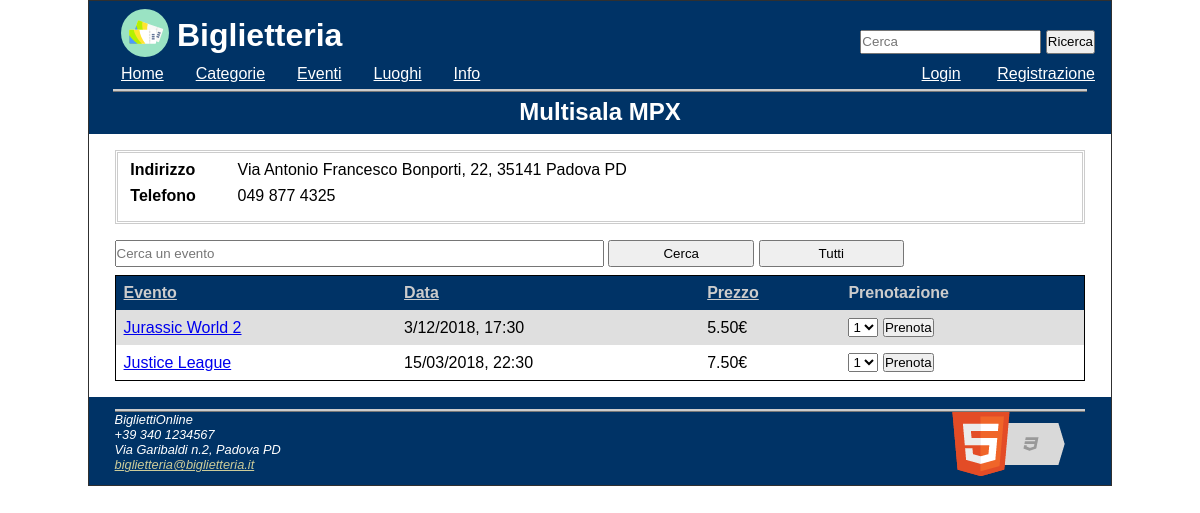
The page /php/luogo_scheda.php?luogo_id=6 on the database its author committed.
### tables this page shows
CREATE TABLE `luoghi` (
  `id` int(11) NOT NULL,
  `nome` char(50) NOT NULL,
  `indirizzo` longtext,
  `telefono` char(40) DEFAULT NULL
);

CREATE TABLE `spettacoli` (
  `id` int(11) NOT NULL,
  `evento_id` int(11) NOT NULL DEFAULT '0',
  `luogo_id` int(11) NOT NULL DEFAULT '0',
  `data_ora` datetime NOT NULL,
  `posti_disponibili` bigint(20) NOT NULL DEFAULT '0',
  `prezzo` decimal(7,2) NOT NULL DEFAULT '0.00'
);

CREATE TABLE `eventi` (
  `id` int(11) NOT NULL,
  `categoria_id` int(11) NOT NULL,
  `nome` char(50) NOT NULL DEFAULT '0',
  `descrizione` longtext,
  `durata` time DEFAULT '00:00:00'
);

### php/luogo_scheda.php (the view, shortened to what this page needs)
<!DOCTYPE html>
<?php
require_once('php/config.php');
require_once('php/printTemplate.php');
$luogo = select("SELECT * FROM luoghi WHERE id=$luogo_id")[0];
?>
<html lang="it" >
<head>
  <?= printHead(get_nome_luogo($luogo_id)) ?>
</head>
<body>
  <header>
    <?= printHeader(); ?>
  </header>
  <nav id="nav" class="Off">
    <?= printNavBar(); ?>
  </nav>
  <div id="corpo" onclick="menuOff()">
    <div class="title"><h2><?= $luogo['nome'] ?></h2> </div>
      <div class="content">
          <aside>
          <div class="borderDl">
              <dl>
                  <dt>Indirizzo</dt><dd><?= $luogo['indirizzo'] ?></dd>
                  <dt>Telefono</dt><dd><?= $luogo['telefono'] ?></dd>
              </dl>
</div>
          </aside>
          <?php filter_form($filter,'Cerca un evento'); ?>
          <div class="tableResponsive">
            <table  aria-label="<?php echo "Tabella contenente gli spettacoli organizzati nel luogo ".$luogo['nome']."\""?> title="<?php echo "La tabella contiene tutti gli spettacoli presenti sul nostro sito che sono organizzati nel luogo ".$luogo['nome']."\""?>>
              <thead>
              <tr>
                  <th scope="col" >
                    <?php print_ordinable_th('Evento',$ord,'e','evento')?></th>
                  <th scope="col" >
                    <?php print_ordinable_th('Data',$ord,'d','data')?></th>
                  <th scope="col" >
                    <?php print_ordinable_th('Prezzo',$ord,'p','prezzo')?></th>
                  <th scope="col">Prenotazione</th>
              </tr>
              </thead>
              <tbody>
              <?php
              $sql = "SELECT spettacoli.data_ora,spettacoli.prezzo,spettacoli.id,eventi.nome,eventi.id as idevento,spettacoli.posti_disponibili
                FROM spettacoli JOIN eventi ON spettacoli.evento_id=eventi.id
                WHERE spettacoli.luogo_id=$luogo_id AND spettacoli.data_ora >= NOW() ";
              if(isset($ord)){
                  switch($ord){
                      case 'e': $sql.= "ORDER BY eventi.nome";
                          break;
                      case 'd': $sql.= "ORDER BY spettacoli.data_ora ASC";
                          break;
                      case 'p':  $sql.= "ORDER BY spettacoli.prezzo";
                  }
              } else {
                    $sql.=" ORDER BY eventi.nome";
              }
              $spettacoli = select($sql);
              foreach($spettacoli as $s){
                  echo "<tr>";
                  echo "<td><a title=\"Vai all'evento\" href='evento_scheda.php?evt_id=".$s['idevento']."'>".$s['nome'];
                  echo "</a></td>";
                  echo "<td>".format_data_ora($s['data_ora']);
                  echo "</td>";
                  echo "<td>".$s['prezzo']."&euro;";
                  echo "</td>";
                  print_form_prenotazione($s['id'], ((isset($_SESSION) && isset($_SESSION['user_id'])) ? $_SESSION['user_id'] : null),$s['posti_disponibili'],get_evento_from_spettacolo($s['id'])['nome'], $s['data_ora'] ,$luogo_id);
                  echo "</tr>";
              }
              ?>
          </table> </div>
      </div>
  </div>
  <footer>
    <?= printFooter(); ?>
  </footer>
</body>
</html>

### php/php/config.php (shortened to what this page needs)
<?php
$conn = null;
function query($sql)
{
    global $conn;
    $res = mysqli_query($conn, $sql);
    return $res;
}
function select($sql)
{
    $res = query($sql);
    $table = array();
    while ($row = mysqli_fetch_assoc($res)) {
        $table[] = $row;
    }
    return $table;
}
function get_nome_luogo($id)
{
    $luogo = select("SELECT nome FROM luoghi WHERE id=$id");
    return $luogo[0]['nome'];
}
function get_evento_from_spettacolo($id_spettacolo)
{
    $ret = select("SELECT eventi.* FROM eventi JOIN spettacoli ON eventi.id=spettacoli.evento_id
    WHERE spettacoli.id=$id_spettacolo");
    $ritorno = $ret[0];
    return $ritorno;
}
function is_logged()
{
    if (isset($_SESSION['user_id'])) {
        return true;
    } else {
        return false;
    }
}
function filter_form($filter, $placeholder = '')
{
    echo "<form  id=\"filterform\" method=\"GET\"";
    echo " action=".$_SERVER['PHP_SELF'].">";
    echo "
  <label for=\"cercaText\" id=\"cercaTextLabel\" >Filtra risultati</label>
  <input id=\"cercaText\" type=\"text\" name=\"filter\" value=\"$filter\" placeholder='$placeholder'>
  <input id=\"cercaButton\" type=\"submit\" value=\"Cerca\" class=\"postfix button\">
  <input  id=\"tuttiButton\" type=\"submit\" name=\"tutti\" value=\"Tutti\" class=\"prefix button secondary\">
  </form>";
}
function format_data_ora($data)
{
    $ret = new DateTime($data);
    return $ret->format('j/m/Y, H:i');
}
function print_ordinable_th($thtext, $ord, $char, $a_title)
{
    if (!is_ordered_by_char($ord, $char)) {
        $newRequest = $_SERVER['PHP_SELF'] . '?';
        if (isset($_GET)) {
            foreach ($_GET as $param => $value) {
                if ($param != 'ord') {
                    $newRequest .= "$param=$value&";
                }
            }
        }
        $newRequest .= "ord=" . $char;
        echo "<a href=\"$newRequest\"  title=\"Ordina per $a_title\">";
    }
    echo "$thtext";
    if (!is_ordered_by_char($ord, $char)) {
        echo "</a>";
    } else {
        echo "&#11206;";
    }
}
function is_ordered_by_char($ord, $char)
{
    return false;
}
function print_form_prenotazione($id_spettacolo, $id_user, $posti_disponibili, $nome_spettacolo, $data_ora, $luogo)
{
    $nome_spettacolo = addslashes($nome_spettacolo);
    if ($posti_disponibili > 0) {
        echo "<td>
        <form ";
        if (is_logged()) {
            echo "method=\"POST\" action=\"prenota.php\" onsubmit=\"return confirm('Confermi di voler eseguire una prenotazione per $nome_spettacolo?');\"";
        } else {
            echo "action=\"login.php\"";
        }
        echo " class=\"singleFieldForm\"  >
        <label class=\"invisibleLabel\" for=\"$id_spettacolo\">Scegli numero biglietti per $nome_spettacolo in data $data_ora presso $luogo </label>
        <select id=\"$id_spettacolo\"  title=\"Numero di posti\" ";
        if (is_logged())
        {
            echo " name=\"posti_b\"";
        }
        echo ">";
        if ($posti_disponibili >= 4) {
            for ($x = 1; $x <= 4; $x++) {
                echo "<option value=\"$x\">$x</option>";
            }
        } else {
            for ($x = 1; $x <= $posti_disponibili; $x++) {
                echo "<option value=\"$x\">$x</option>";
            }
        }
        echo "</select>
        <input type=\"hidden\"";
        echo "<input type=\"submit\" title=\"Prenota biglietto per ".$nome_spettacolo." presso ".$luogo." in data ".$data_ora."\"  value=\"Prenota\" class=\"singleButton\" >
    </form>
    </td>";
    } else {
        echo "<td>Non ci sono posti disponibili</td>";
    }
}

### php/css/screen.css (style rules this page uses)
* { padding: 0; margin: 0; }
header { background-color: #003366; color: #ffffff; width:100%; height: 4em; }
nav { background-color: #003366; color: #ffffff; width:100%; height: 1.5em; }
html, body { max-width: 1024px; margin: auto; font-family: Verdana,Arial,Helvetica,sans-serif; font-size:100%; }
body { border: 1px solid #303030; }
a:link { color: #0000EE; }
.tableResponsive { overflow-x: auto; }
table { width: 100%; background-color: #dfdfdf; border: solid 1px #000000; border-collapse: collapse; }
thead { background-color: #003366; color: #cccccc; text-align: left; }
tr:nth-child(even) { background-color: #eeeeee; }
tr:nth-child(even) { background-color: #ffffff; }
th, td { padding: 0.5em; }
th a:link { text-decoration: underline; cursor: pointer; color: #cccccc; }
td { vertical-align: bottom; }
.borderDl dl { border: 3px double #ccc; padding: 0.5em; }
.borderDl dt { float: left; clear: left; padding-left: 0.3em; font-weight: bold; }
.borderDl dd { margin: 0 0 0 7em; padding: 0 0 0.5em 0; }
.title { background-color: #003366; padding-bottom: 0.5em; }
.title h1, .title h2, .title h3 { color: #ffffff; padding-top: 6px; text-align: center; border-top: 3px ridge #CCCCCC; margin-left: 1em; margin-right: 1em; }
.content { width: 95%; margin: auto; display: block; padding-bottom: 1em; padding-top: 1em; }
#corpo { background-color: #ffffff; }
#corpo aside, #corpo section { margin-bottom: 1em; }
footer { background-color: #003366; color: #ffffff; font-size: 0.8em; padding: 1em; }
#filterform { margin: 0.5em auto 0.5em auto; display: block; width: 100%; }
#filterform input { height: 2em; }
#filterform #cercaButton { width: 15%; }
#filterform #tuttiButton { width: 15%; }
#filterform #cercaText { height: 1.7em; width: 50%; }

### php/css/mobile.css (style rules this page uses)
* { padding: 0; margin: 0; }
header { background-color: #003366; color: #ffffff; width:100%; position: fixed; top: 0; height: 4em; min-width: 375px; padding-bottom: 2em; }
nav { background-color: #003366; border : 0.1em solid; border-color: #000000; color: #ffffff; position: fixed; top: 3.5em; padding-bottom: 18em; width: 50%; margin-left: 50%; min-width: 14em; z-index: 10; }
.Off { display: none; }
html, body { max-width: 1024px; min-width: 375px; margin: auto; font-family: Verdana,Arial,Helvetica,sans-serif; font-size:100%; }
body { border: 1px solid #303030; padding-top: 3.9em; }
a:link { color: #0000EE; }
.tableResponsive { overflow-x: auto; }
table { width: 100%; background-color: #dfdfdf; border: solid 1px #000000; border-collapse: collapse; }
thead { background-color: #003366; color: #cccccc; text-align: left; }
tr:nth-child(even) { background-color: #dfdfdf; }
tr:nth-child(even) { background-color: #ffffff; }
th, td { padding: 0.5em; }
th a { text-decoration: underline; cursor: pointer; }
th a:link { text-decoration: underline; cursor: pointer; color: #cccccc; }
td { vertical-align: bottom; }
.borderDl dl { border: 3px double #ccc; padding: 0.5em; }
.borderDl dt { float: left; clear: left; padding-left: 0.3em; font-weight: bold; }
.borderDl dd { margin: 0 0 0 7em; padding: 0 0 0.5em 0; }
.title { background-color: #003366; padding-top: 0.1em; padding-bottom: 0.5em; margin-top: 2em; }
.title h1, .title h2, .title h3 { color: #ffffff; padding-top: 6px; text-align: center; border-top: 3px ridge #CCCCCC; margin-left: 1em; margin-right: 1em; }
.content { width: 95%; margin: auto; display: block; padding-bottom: 1em; padding-top: 1em; }
#corpo { background-color: #ffffff; }
#corpo aside, #corpo section { margin-bottom: 1em; }
footer { background-color: #003366; color: #ffffff; font-size: 0.8em; padding: 1em; }
#filterform { margin: 0.5em auto 0.5em auto; display: block; width: 100%; }
#filterform input { height: 2em; }
#filterform #cercaButton { width: 15%; }
#filterform #tuttiButton { width: 15%; }
#filterform #cercaText { height: 1.7em; width: 50%; }

### php/css/print.css (style rules this page uses)
* { background-color: transparent; color:#000000; }
header, nav, input { display: none }

### rows shown on the page
luoghi: nome "Multisala MPX", indirizzo "Via Antonio Francesco Bonporti, 22, 35141 Padova PD", telefono "049 877 4325"
spettacoli: evento.nome "Jurassic World 2", data_ora "3/12/2018, 17:30", prezzo "5.50"
spettacoli: evento.nome "Justice League", data_ora "15/03/2018, 22:30", prezzo "7.50"

### other values the page prints
$thtext "Evento Data Prezzo"
form field value "1"
